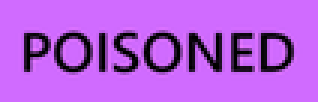
#> input picture status_images/poisoned.png, 106 x 34 px, shrunk from 272 x 88 before the run (shown 3 times larger)
$ python status.py
#> lines starting #> are read from the running program, lines starting #| are printed output that depends on the picture
import PIL.Image
import os

poisoned = PIL.Image.open("./status_images/poisoned.png")
#> poisoned is the input picture: PIL image 106x34 RGBA; mean R, G, B, A 180.7, 93, 220.7, 255
forgotten = PIL.Image.open("./status_images/forgotten.png")
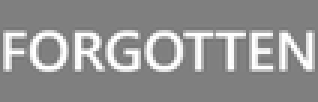
#> input picture status_images/forgotten.png, 106 x 34 px, shrunk from 272 x 88 before the run (shown 3 times larger)
#> forgotten is the input picture: PIL image 106x34 RGBA; mean R, G, B, A 146.7, 146.7, 146.7, 255
depressed = PIL.Image.open("./status_images/depressed.png")
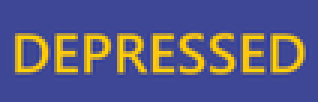
#> input picture status_images/depressed.png, 106 x 34 px, shrunk from 272 x 88 before the run (shown 3 times larger)
#> depressed is the input picture: PIL image 106x34 RGBA; mean R, G, B, A 90.4, 90.7, 129.4, 255

folder_path = "./card_images"

for filename in os.listdir(folder_path):
    if filename.endswith(".png"):
        image_path = os.path.join(folder_path, filename)
        with PIL.Image.open(image_path) as img:
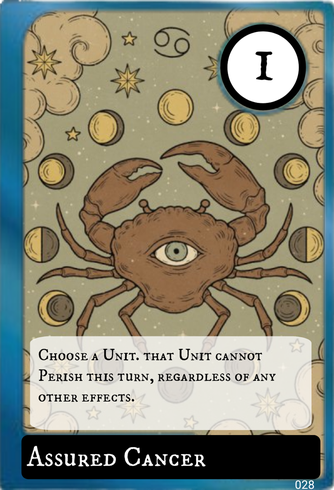
#> input picture card_images/AssuredCancer.png, 334 x 490 px, shrunk from 860 x 1260 before the run
#> img is the input picture: PIL image 334x490 RGBA; mean R, G, B, A 134.5, 135.3, 119.1, 254.4
            poisoned_img = img.copy()
            forgotten_img = img.copy()
            depressed_img = img.copy()
            poisoned_img.paste(poisoned, (int(((poisoned_img.size[0] / 2) - (poisoned.size[0] / 2))), 100), mask=poisoned)
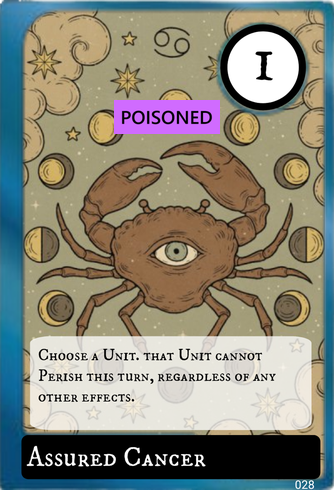
#> poisoned_img: PIL image 334x490 RGBA; mean R, G, B, A 134.9, 134, 121.5, 254.4; transparent parts drawn white
            forgotten_img.paste(forgotten, (int(((forgotten_img.size[0] / 2) - (forgotten.size[0] / 2))), 100), mask=forgotten)
            depressed_img.paste(depressed, (int(((depressed_img.size[0] / 2) - (depressed.size[0] / 2))), 100), mask=depressed)
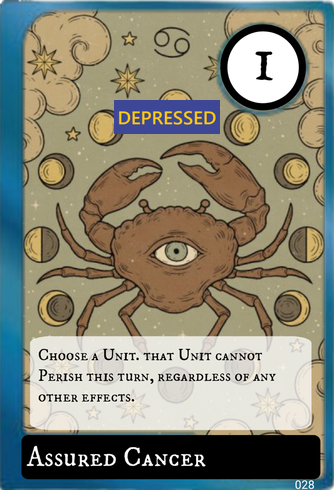
#> depressed_img: PIL image 334x490 RGBA; mean R, G, B, A 132.9, 133.9, 119.4, 254.4; transparent parts drawn white
            poisoned_img.save(os.path.join(folder_path, f"Poisoned{filename}"), "PNG")
            forgotten_img.save(os.path.join(folder_path, f"Forgotten{filename}"), "PNG")
            depressed_img.save(os.path.join(folder_path, f"Depressed{filename}"), "PNG")
